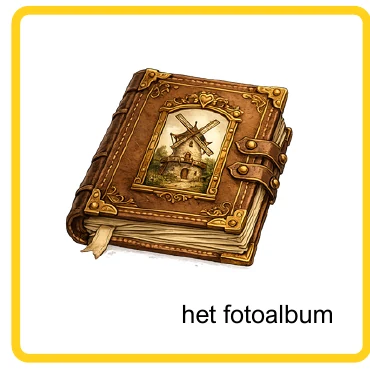
#> input picture assets/memory/nore-molen/fotoalbum.webp, 370 x 370 px
$ python split-builder-sheet.py --input ../assets/memory/nore-molen/fotoalbum.webp --source-name ../assets/memory/nore-molen/handgeschreven-briefje.webp --targets ../assets/memory/nore-molen/handgeschreven-briefje.webp
#> lines starting #> are read from the running program, lines starting #| are printed output that depends on the picture
from argparse import ArgumentParser
from pathlib import Path

from PIL import Image, ImageChops


parser = ArgumentParser()
parser.add_argument("--input", required=True)
parser.add_argument("--source-name", required=True)
parser.add_argument("--targets", required=True)
parser.add_argument("--cols", type=int, default=0)
args = parser.parse_args()

root = Path(__file__).resolve().parents[1]
image = Image.open(args.input).convert("RGBA")
targets = [target.strip() for target in args.targets.split(",") if target.strip()]
out_dir = root / "assets" / "builder-cutouts" / args.source_name
out_dir.mkdir(parents=True, exist_ok=True)

if args.cols:
    rows = (len(targets) + args.cols - 1) // args.cols
    cell_w = image.width / args.cols
    cell_h = image.height / rows
    boxes = []
    masks = [None] * len(targets)
    for index in range(len(targets)):
        col = index % args.cols
        row = index // args.cols
        boxes.append((
            round(col * cell_w),
            round(row * cell_h),
            round((col + 1) * cell_w),
            round((row + 1) * cell_h),
        ))
else:
    from collections import deque

    scale = 4
    alpha = image.getchannel("A")
#> alpha: PIL image 370x370 L; every value is 255
    small = alpha.resize(
        (max(1, image.width // scale), max(1, image.height // scale)),
        Image.Resampling.NEAREST,
    )
#> small: PIL image 92x92 L; every value is 255
    pixels = small.load()
    seen = set()
    components = []
    label_image = Image.new("L", small.size, 0)
#> label_image: PIL image 92x92 L; every value is 0
    label_pixels = label_image.load()
    label_id = 0
    for y in range(small.height):
        for x in range(small.width):
            if (x, y) in seen or pixels[x, y] <= 24:
                continue
            queue = deque([(x, y)])
            seen.add((x, y))
            label_id += 1
            label_pixels[x, y] = min(label_id, 255)
            min_x = max_x = x
            min_y = max_y = y
            area = 0
            while queue:
                px, py = queue.popleft()
                area += 1
                min_x, max_x = min(min_x, px), max(max_x, px)
                min_y, max_y = min(min_y, py), max(max_y, py)
                for nx, ny in ((px - 1, py), (px + 1, py), (px, py - 1), (px, py + 1)):
                    if 0 <= nx < small.width and 0 <= ny < small.height and (nx, ny) not in seen:
                        if pixels[nx, ny] > 24:
                            seen.add((nx, ny))
                            label_pixels[nx, ny] = min(label_id, 255)
                            queue.append((nx, ny))
            if area > 80:
                components.append((area, min_x, min_y, max_x + 1, max_y + 1, min(label_id, 255)))
#> after the loop, components = [(8464, 0, 0, 92, 92, 1)]; label_id = 1
    components = sorted(components, reverse=True)[:len(targets)]
    if len(components) != len(targets):
        raise SystemExit(f"Verwacht {len(targets)} losse figuren, maar vond {len(components)} hoofdvormen.")
    selected = sorted(components, key=lambda item: item[1])
#> selected = [(8464, 0, 0, 92, 92, 1)]
    boxes = []
    masks = []
    for _, x1, y1, x2, y2, component_id in selected:
        box = (x1 * scale, y1 * scale, min(image.width, x2 * scale), min(image.height, y2 * scale))
        boxes.append(box)
        component_mask = label_image.point(lambda value, wanted=component_id: 255 if value == wanted else 0)
        component_mask = component_mask.resize(image.size, Image.Resampling.NEAREST).crop(box)
        masks.append(component_mask)
#> after the loop, boxes = [(0, 0, 368, 368)]; masks = 1 item

for target, box, component_mask in zip(targets, boxes, masks):
    cell = image.crop(box)
    if component_mask is not None:
        cell.putalpha(ImageChops.multiply(cell.getchannel("A"), component_mask))
    alpha_box = cell.getchannel("A").getbbox()
    if alpha_box:
        cell = cell.crop(alpha_box)
    padding = max(8, round(max(cell.size) * 0.04))
    padded = Image.new("RGBA", (cell.width + 2 * padding, cell.height + 2 * padding))
    padded.alpha_composite(cell, (padding, padding))
    padded.save(out_dir / f"{target}.png", optimize=True)
#> this loop made 1 pass
#> (alpha_box, padding) on pass 1: ((0, 0, 368, 368), 15)
#> pass 1, `cell = image.crop(box)`:
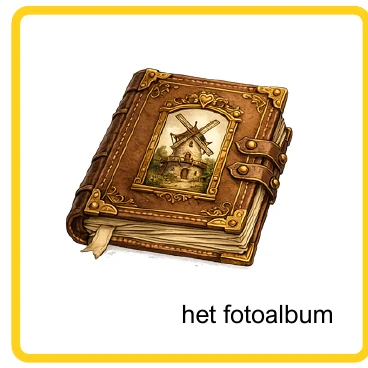
#> cell: PIL image 368x368 RGBA; mean R, G, B, A 224.2, 210, 184.2, 255
#> pass 1, `padded.save(out_dir / f"{target}.png", optimize=True)`:
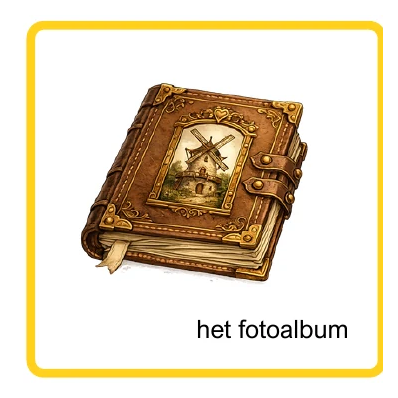
#> saved as handgeschreven-briefje.webp.png: PIL image 398x398 RGBA; mean R, G, B, A 191.7, 179.5, 157.5, 218; transparent parts drawn white

print(f"{len(targets)} transparante beeldstukken gemaakt in {out_dir}")

$ run again, on assets/memory/nore-molen/hangertje.webp
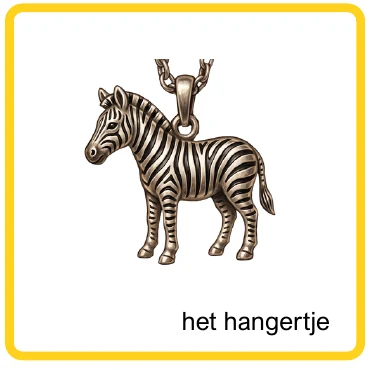
#> input picture assets/memory/nore-molen/hangertje.webp, 370 x 370 px
#> alpha: PIL image 370x370 L; every value is 255
#> small: PIL image 92x92 L; every value is 255
#> label_image: PIL image 92x92 L; every value is 0
#> after the loop `for _, x1, y1, x2, y2, component_id in selected:`: boxes = [(0, 0, 368, 368)]; masks = 1 item
#> the loop `for target, box, component_mask in zip(targets, boxes, masks):` made 1 pass
#> (alpha_box, padding) on pass 1: ((0, 0, 368, 368), 15)
#> pass 1, `cell = image.crop(box)`:
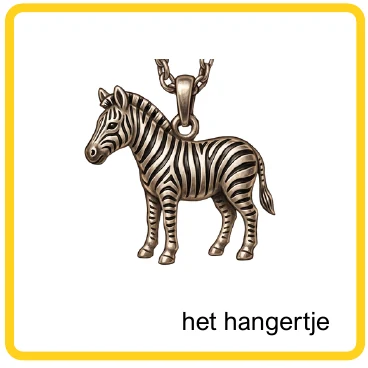
#> cell: PIL image 368x368 RGBA; mean R, G, B, A 235.7, 230, 212, 255
#> pass 1, `padded.save(out_dir / f"{target}.png", optimize=True)`:
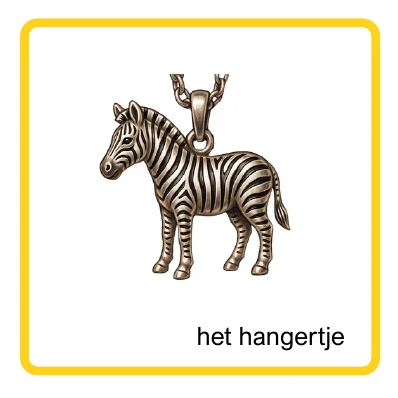
#> saved as hangertje.webp.png: PIL image 398x398 RGBA; mean R, G, B, A 201.5, 196.6, 181.2, 218; transparent parts drawn white

$ run again, on assets/memory/nore-molen/houten-wand.webp
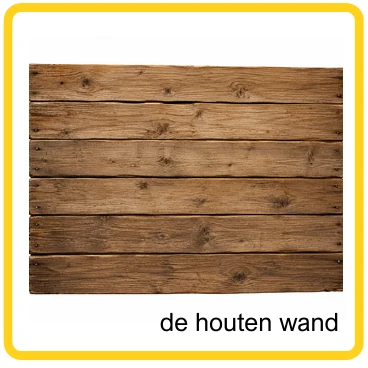
#> input picture assets/memory/nore-molen/houten-wand.webp, 368 x 368 px
#> alpha: PIL image 368x368 L; every value is 255
#> small: PIL image 92x92 L; every value is 255
#> label_image: PIL image 92x92 L; every value is 0
#> after the loop `for _, x1, y1, x2, y2, component_id in selected:`: boxes = [(0, 0, 368, 368)]; masks = 1 item
#> the loop `for target, box, component_mask in zip(targets, boxes, masks):` made 1 pass
#> (alpha_box, padding) on pass 1: ((0, 0, 368, 368), 15)
#> pass 1, `padded.save(out_dir / f"{target}.png", optimize=True)`:
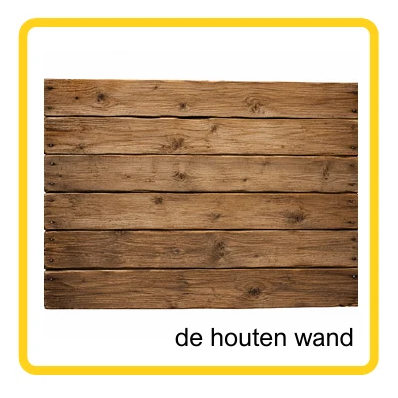
#> saved as houten-wand.webp.png: PIL image 398x398 RGBA; mean R, G, B, A 164, 142.8, 113.2, 218; transparent parts drawn white

$ run again, on assets/memory/nore-molen/ketting.webp
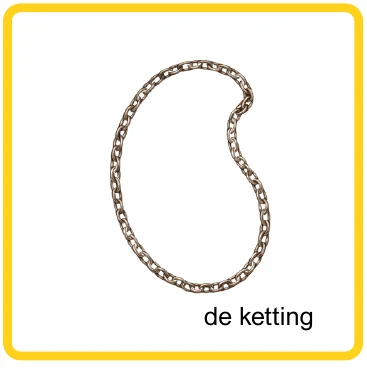
#> input picture assets/memory/nore-molen/ketting.webp, 367 x 370 px
#> alpha: PIL image 367x370 L; every value is 255
#> small: PIL image 91x92 L; every value is 255
#> label_image: PIL image 91x92 L; every value is 0
#> after the loop `for _, x1, y1, x2, y2, component_id in selected:`: boxes = [(0, 0, 364, 368)]; masks = 1 item
#> the loop `for target, box, component_mask in zip(targets, boxes, masks):` made 1 pass
#> (target, alpha_box, padding) on pass 1: ('../assets/memory/nore-molen/ketting.webp', (0, 0, 364, 368), 15)
#> pass 1, `cell = image.crop(box)`:
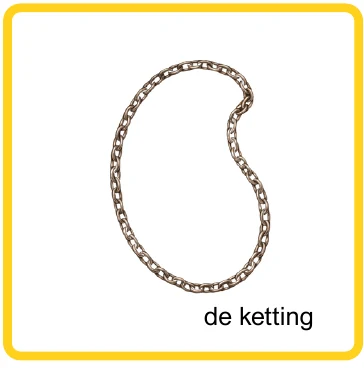
#> cell: PIL image 364x368 RGBA; mean R, G, B, A 248.7, 244.2, 227.2, 255
#> pass 1, `padded.save(out_dir / f"{target}.png", optimize=True)`:
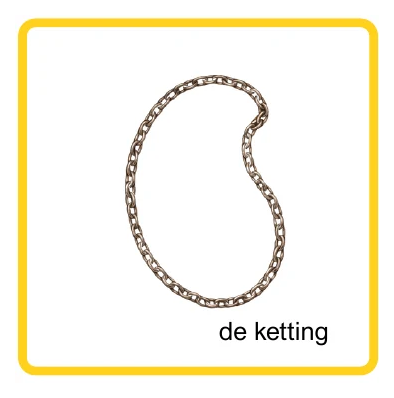
#> saved as ketting.webp.png: PIL image 394x398 RGBA; mean R, G, B, A 212.5, 208.6, 194.1, 217.8; transparent parts drawn white
